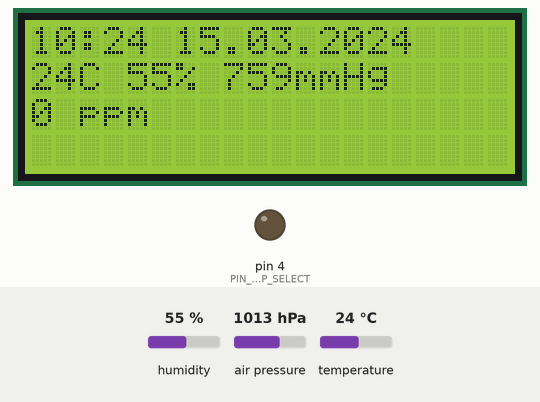
Simulated run of this sketch. Board: Arduino Mega 2560, built with avr-gcc and run on an emulated ATmega2560. On the bench: 20×4 character LCD, output pins drawn as LEDs (lit = HIGH). Inputs (shaded band) come from the test bench; at power-on: humidity 55 %, air pressure 1013 hPa, temperature 24 °C. The local clock reads 2024-03-15 10:24:30 at power-on unless the sketch sets it; storage starts empty; what the sketch prints to the serial monitor is not drawn.

Above: at 1.9 s.
2.0 s: humidity set to 22 %
At 13.9 s:
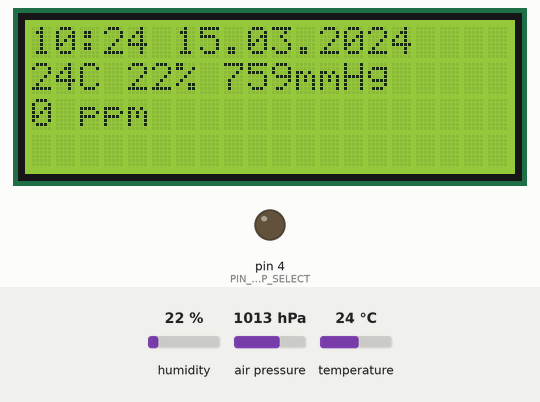
14.2 s: air pressure set to 952 hPa
At 25.2 s:
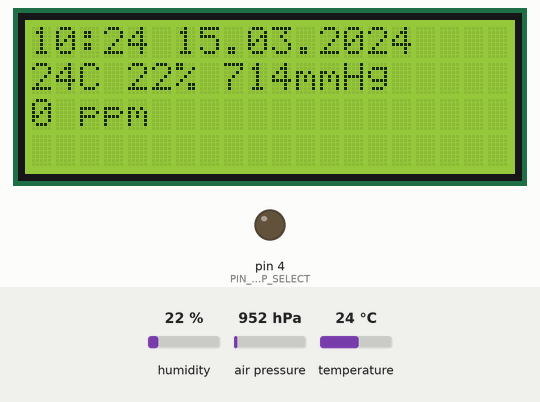
25.6 s: temperature set to 12 °C
At 36.4 s:
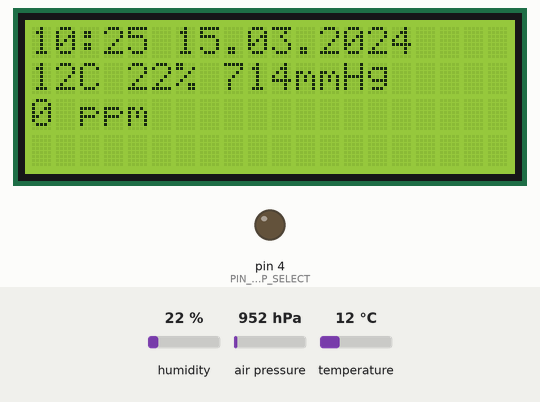
36.9 s: humidity set to 40 %
At 47.7 s:
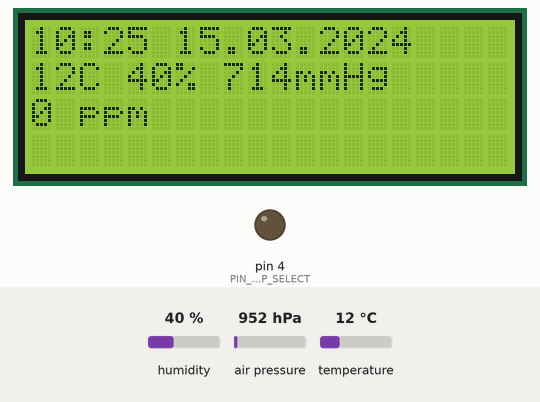
48.2 s: air pressure set to 975 hPa
At 58.9 s:
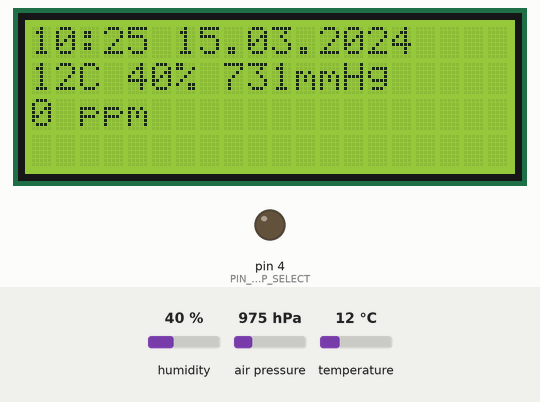
Timing chart, 0 to 60.4 s (numbered marks = the images above; inputs shaded):
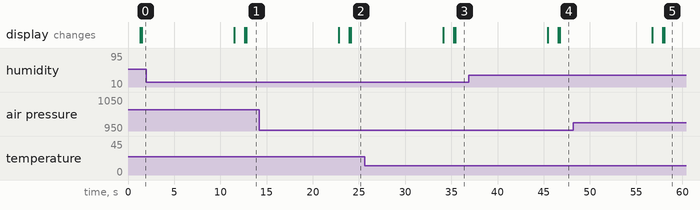

The sketch:

LCD1602-LM35-clock.ino
```cpp
/*
  #include <DHT.h>
  #include <DHT_U.h>
  #include "DHT.h"
  #define DHTPIN A0     // пин для сигнала поступающего с датчика

  //выбор используемого датчика
  //#define DHTTYPE DHT11   // DHT 11
  #define DHTTYPE DHT22   // DHT 22  (AM2302)
  //#define DHTTYPE DHT21   // DHT 21 (AM2301)
  //инициализация датчика
  DHT dht(DHTPIN, DHTTYPE);
*/

// Бошевский датчик температуры влажности и давления
#include <Wire.h>
#include <SPI.h>
#include <Adafruit_Sensor.h>
#include <Adafruit_BME280.h>

//#define BME_SCK 13
//#define BME_MISO 12
//#define BME_MOSI 11
//#define BME_CS 10

#define SEALEVELPRESSURE_HPA (1013.25)
Adafruit_BME280 bme; // I2C
//unsigned long delayTime;
//----------------------------------------------

  #include <SD.h>
  const int PIN_CHIP_SELECT = 4;


//#define pwmPin 5
//long th, tl, h, l, ppm;
//int prevVal = LOW;


// датчик CO2 плюс выпрямитель логического уровня
#include <SoftwareSerial.h>
SoftwareSerial mySerial(A8, A9);
int ppmcResult;
byte cmd[9] = {0xFF, 0x01, 0x86, 0x00 , 0x00, 0x00 , 0x00, 0x00, 0x79 };
unsigned char response[9];
uint8_t sec10 = 0;
bool flagTime;
//-----------------------------------------------------------


#include <Wire.h>
#include "DS3231.h" // датчик времени
#include <LiquidCrystal_I2C.h> // скачать старую версию библиотеки
//LiquidCrystal_I2C lcd(0x27, 16, 2);
LiquidCrystal_I2C lcd(0x27, 20, 4);
RTClib RTC;


void setup()
{
  Serial.begin(9600);
  // initialize the LCD
  mySerial.begin(9600);
  // pinMode(pwmPin, INPUT); // газовый сенсор новый
  Wire.begin();
  lcd.begin();

  // Turn on the blacklight and print a message.
  lcd.backlight();

  lcd.clear();


  // проверка бошевского датчика
  bool status;

  // default settings
  status = bme.begin();
  if (!status) {
    Serial.println("Could not find a valid BME280 sensor, check wiring!");
    while (1);
  }

  Serial.println("-- Default Test --");

  Serial.println();

  delay(100); // let sensor boot up
  // ---------------------------------------

    Serial.print("Initializing SD card...");
    // Этот пин обязательно должен быть определен как OUTPUT
    pinMode(PIN_CHIP_SELECT, OUTPUT);

    // Пытаемся проинициализировать модуль
    if (!SD.begin(PIN_CHIP_SELECT)) {
      Serial.println("Card failed, or not present");
      // Если что-то пошло не так, завершаем работу:
      return;
    }
    Serial.println("card initialized.");


}

String zero(int num) {
  if (num == 1) {
    return "01";
  }
  else if (num == 2) {
    return "02";
  }
  else if (num == 3) {
    return "03";
  }
  else if (num == 4) {
    return "04";
  }
  else if (num == 5) {
    return "05";
  }
  else if (num == 6) {
    return "06";
  }
  else if (num == 7) {
    return "07";
  }
  else if (num == 8) {
    return "08";
  }
  else if (num == 9) {
    return "09";
  }
  else if (num == 0) {
    return "00";
  }
}

void loop()
{

  // датчик CO2 плюс выпрямитель логического уровня -------------------------------------
  mySerial.write(cmd, 9);
  memset(response, 0, 9);
  mySerial.readBytes(response, 9);
  Serial.print(response[0], HEX);
  Serial.print(" ");
  int i;
  byte crc = 0;
  for (i = 1; i < 8; i++)
  {
    crc += response[i];
    Serial.print(response[i], HEX);
    Serial.print(" ");
  }
  Serial.println();
  crc = 255 - crc;
  crc++;
  if (!(response[0] == 0xFF && response[1] == 0x86 && response[8] == crc ))
  {
    Serial.println("CRC error: " + String(crc) + " / " + String(response[8] ));
  }
  else {
    unsigned int responseHigh = (unsigned int) response[2];
    unsigned int responseLow = (unsigned int) response[3];
    unsigned int ppm = (256 * responseHigh) + responseLow;
    Serial.println(ppm);
    ppmcResult = (int) ppm;

    unsigned int ppm1 = (unsigned int) ((response[2] << 8) | response[3]);
    Serial.println(ppm1);
  }
  // -------------------------------------------------------------------------


  /* long tt = millis();
    int myVal = digitalRead(pwmPin);

    //Если обнаружили изменение
    if (myVal == HIGH) {
    //  digitalWrite(LedPin, HIGH);
      if (myVal != prevVal) {
        h = tt;
        tl = h - l;
        prevVal = myVal;
      }
    }  else {
    //  digitalWrite(LedPin, LOW);
      if (myVal != prevVal) {
        l = tt;
        th = l - h;
        prevVal = myVal;
        ppm = 5000 * (th - 2) / (th + tl - 4);
      //  Serial.println("PPM = " + String(ppm));
      }
    }

    int ppmcResult = (int) ppm;
  */

  DateTime now = RTC.now();

  float h1 = bme.readHumidity();
  int h = (int) h1;
  float t1 = bme.readTemperature();
  int t = (int) t1;
  float pressure = bme.readPressure();
  float pressure2 = (bme.readPressure() / 133.33F);
  int pressureInt = (int) pressure2;


  //  float ppm = gasSensor.getPPM();
  //  float rzero = gasSensor.getRZero();
  //  float rzeroc = gasSensor.getCorrectedRZero(t1,h1);
  // float ppmc = gasSensor.getCorrectedPPM(t1,h1);

  //  int ppmcResult = (int) ppmc;


  Serial.print("Температура = ");
  Serial.print(t1);
  Serial.print(" *C");
  Serial.println();

  Serial.print("Влажность = ");
  Serial.print(h1);
  Serial.print(" %");
  Serial.println();

  Serial.print("Давление = ");
  Serial.print(pressure);
  Serial.print(" hPa");
  Serial.println();
  Serial.print(pressure2);
  Serial.print(" mmHg");
  Serial.println();

  Serial.print("PPM = ");
  Serial.print(ppmcResult);
  Serial.print(" ppm");
  Serial.println();

  //  Serial.print("PPM Corect = ");
  // Serial.println(ppmc);
  // Serial.print("RZero = ");
  // Serial.println(rzero);
  // Serial.print("RZero Corect = ");
  // Serial.println(rzeroc);

  Serial.println("--------------");
  Serial.println("");

 // ----------------карта памяти SD------------------------------------------------------------------------------------------------------------
    // Строка с данными, которые мы поместим в файл:
    String logStringData ;
    logStringData.concat(t);
    logStringData.concat(',');
    logStringData.concat(h);
    logStringData.concat(',');
    logStringData.concat(pressureInt);
    logStringData.concat(',');
    logStringData.concat(ppmcResult);
    logStringData.concat(',');
    logStringData.concat(String(now.unixtime()));

    lcd.setCursor(0,3); //Start at character 0 on line 3
    lcd.print(" DonT OFF !!!!!");     // НЕ выключать
    Serial.println(" Идёт запись на флэшку !!!");
    File dataFile = SD.open("datalog.csv", FILE_WRITE);
      // Если все хорошо, то записываем строку:
    if (dataFile) {
      dataFile.println(logStringData);
      dataFile.close();
      // Публикуем в мониторе порта для отладки
      Serial.println(logStringData);
    }
    else {
    // Сообщаем об ошибке, если все плохо
      Serial.println("error opening datalog.csv");
    }

    lcd.setCursor(0,3); //Start at character 0 on line 3
    lcd.print("                ");     // Запись окончена
    Serial.println(" Запись окончена !!!");
    Serial.println("------------------------");
    Serial.println();
 // ----------------------------------------------------------------------------------------------------------------------------


  lcd.setCursor(0, 0); //Start at character 0 on line 1
  if (now.hour() < 10) {
    lcd.print(zero(now.hour()));
  }
  else {
    lcd.print(now.hour(), DEC);
  }
  lcd.print(':');
  if (now.minute() < 10) {
    lcd.print(zero(now.minute()));
  }
  else {
    lcd.print(now.minute(), DEC);
  }
  lcd.print(' ');
  if (now.day() < 10) {
    lcd.print(zero(now.day()));
  }
  else {
    lcd.print(now.day(), DEC);
  }
  lcd.print('.');
  if (now.month() < 10) {
    lcd.print(zero(now.month()));
  }
  else {
    lcd.print(now.month(), DEC);
  }
  lcd.print('.');
  lcd.print(now.year(), DEC);

  lcd.setCursor(0, 1); //Start at character 0 on line 2
  lcd.print(t, 1);
  lcd.print("C ");

  lcd.print(h, 1);   // Выводим на экран значение влажности
  lcd.print("% ");     // Выводим текст

  lcd.print(pressureInt, 1);   // Выводим на экран давление
  lcd.print("mmHg ");     // Выводим текст

  lcd.setCursor(0, 2); //Start at character 0 on line 3
  lcd.print(ppmcResult);     // Выводим CO2
  lcd.print(" ppm ");     // Выводим CO2


  delay(10000); // поставил 10 сек т.к. сильно моргал дисплей
  lcd.clear();

  // для CO2 датчика + выпрямителя уровней
  if (flagTime == false)
  {
    sec10 ++;
    if (sec10 >= 18)
    {
      flagTime == true;
      sec10 = 0;
      Serial.println();
      Serial.println("3 minutes have expired");
      Serial.println();
    }
  }


}
```
